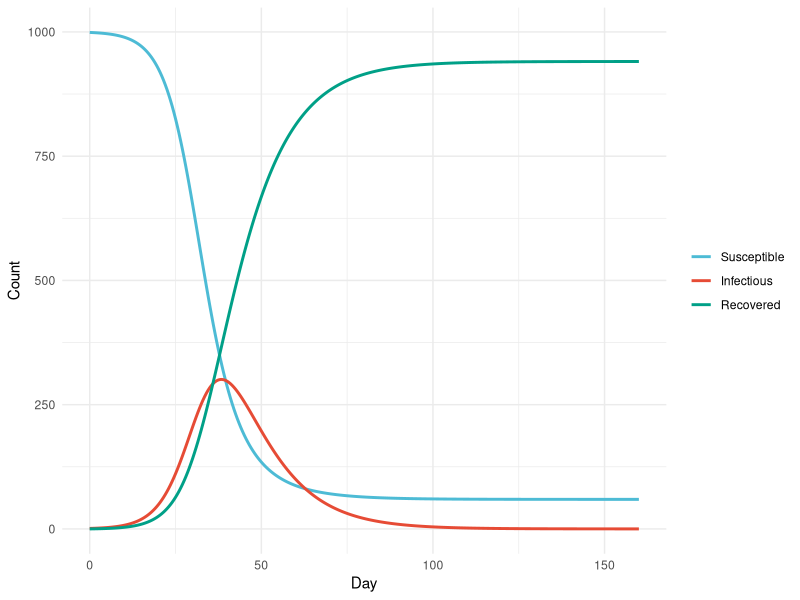
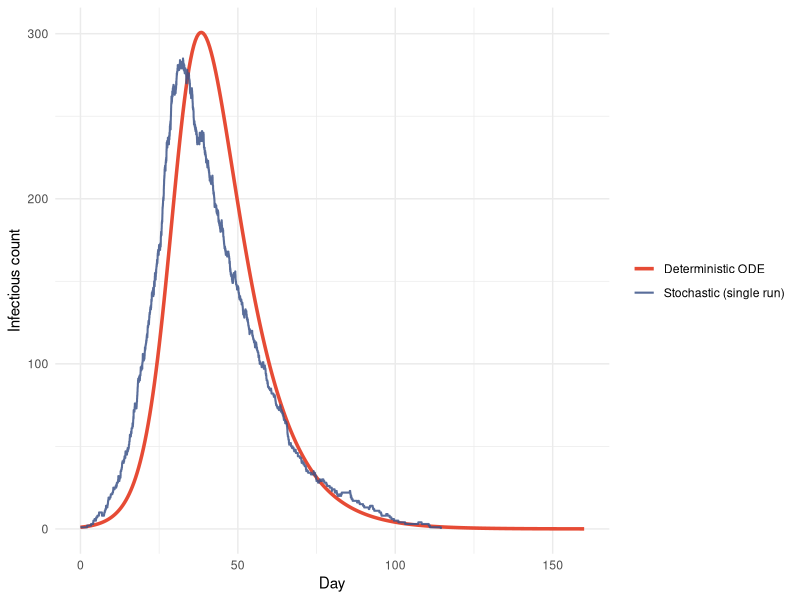
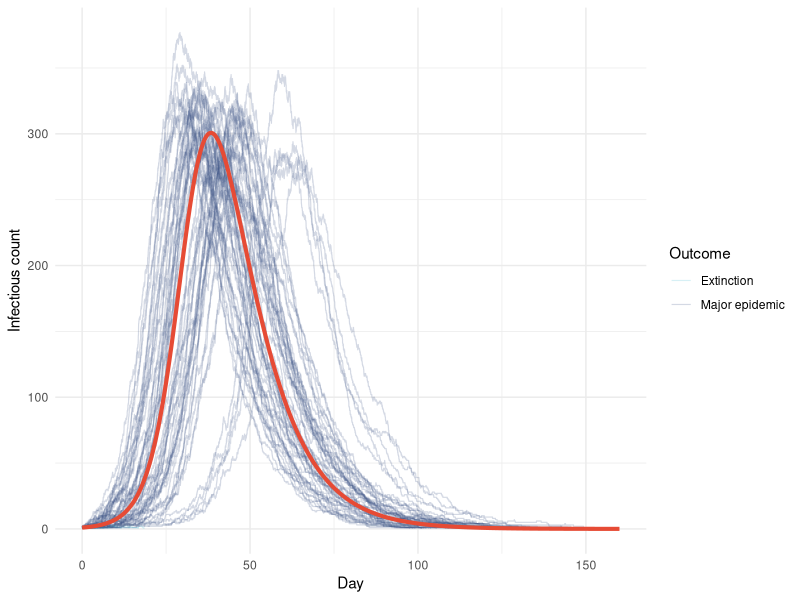
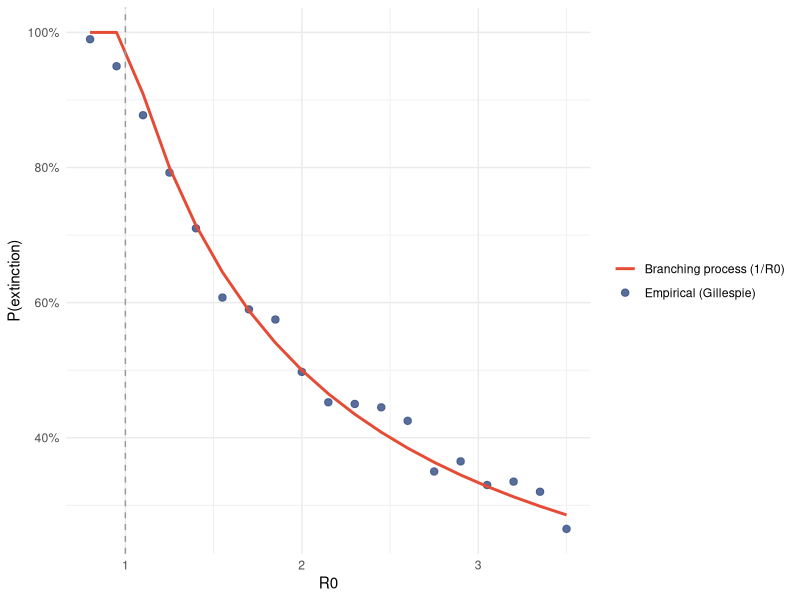
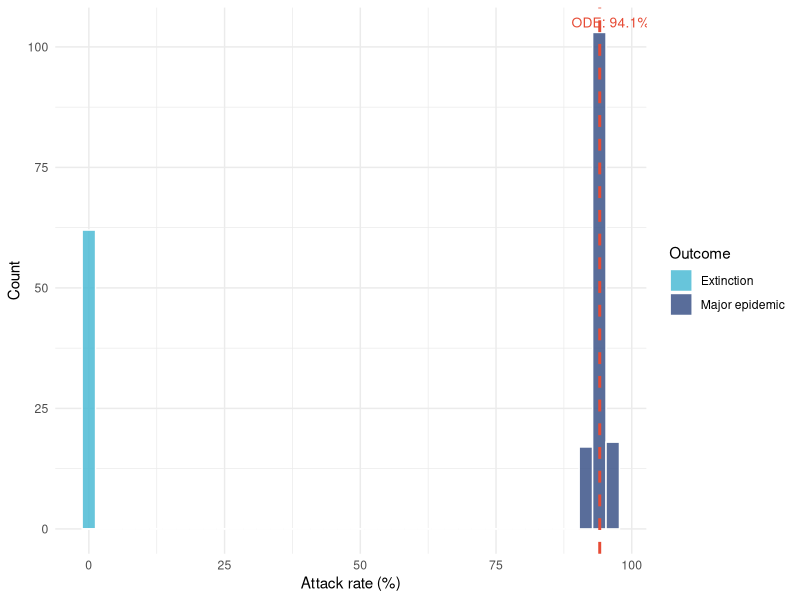
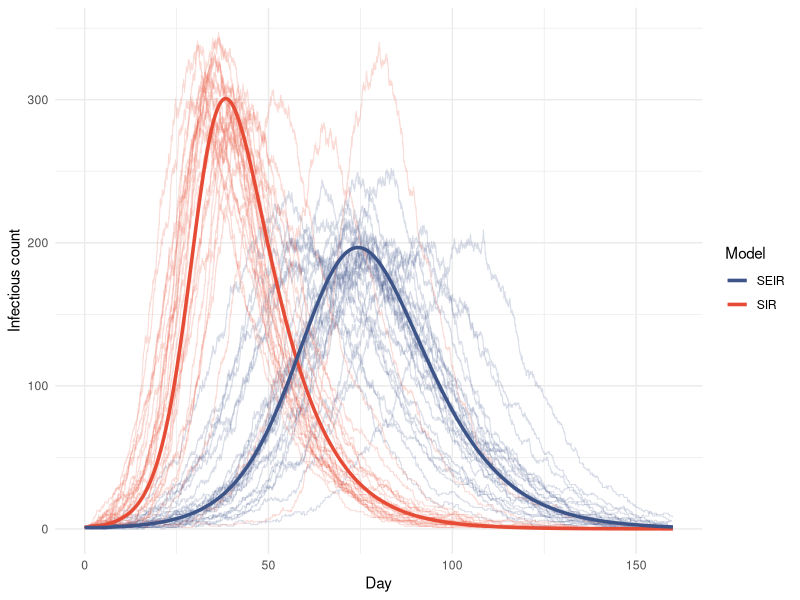
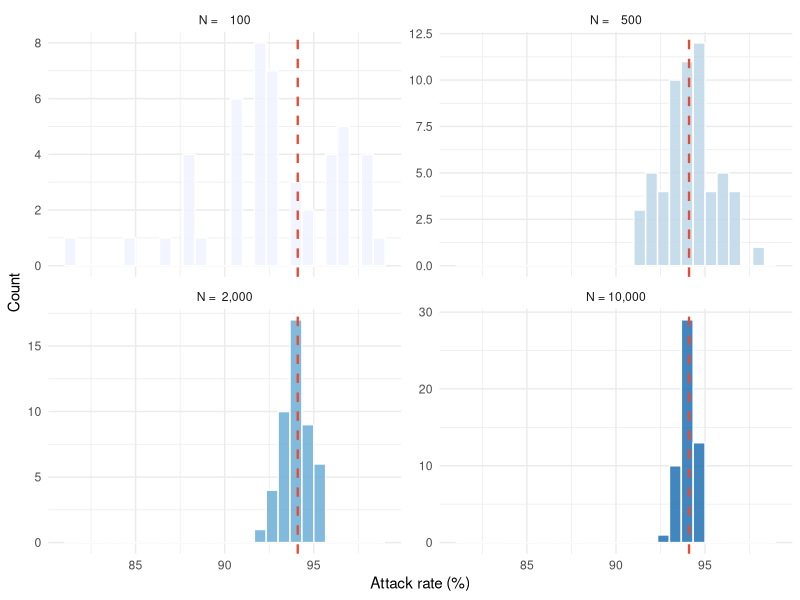

These figures' R source, in order:
## ---- chunk 1
knitr::opts_chunk$set(echo = TRUE, message = FALSE, warning = FALSE)
library(deSolve)
library(tidyverse)
set.seed(711)
## ---- chunk 2
N      <- 1000   # total population
beta   <- 0.3    # transmission rate per contact per day
gamma  <- 0.1    # recovery rate per day
R0     <- beta / gamma
sigma  <- 0.2    # SEIR: rate of E -> I progression
t_end  <- 160    # simulation horizon in days

cat("R0 =", R0, "\n")
cat("Mean infectious period =", 1/gamma, "days\n")
cat("Herd immunity threshold =", round((1 - 1/R0)*100, 1), "%\n")
## ---- chunk 3
sir_ode <- function(t, state, parms) {
  S <- state["S"]; I <- state["I"]; R <- state["R"]
  b <- parms["beta"]; g <- parms["gamma"]
  list(c(
    -b * S * I / N,
     b * S * I / N - g * I,
     g * I
  ))
}

init_ode  <- c(S = N - 1, I = 1, R = 0)
times     <- seq(0, t_end, by = 0.5)
ode_out   <- as.data.frame(
  ode(y = init_ode, times = times,
      func = sir_ode, parms = c(beta = beta, gamma = gamma))
)

peak_I_ode  <- max(ode_out$I)
peak_t_ode  <- ode_out$time[which.max(ode_out$I)]
final_R_ode <- tail(ode_out$R, 1)
attack_rate <- round(final_R_ode / N * 100, 1)
## ---- chunk 4
ode_out %>%
  pivot_longer(c(S, I, R), names_to = "compartment", values_to = "count") %>%
  mutate(compartment = factor(compartment, levels = c("S","I","R"))) %>%
  ggplot(aes(x = time, y = count, color = compartment)) +
  geom_line(linewidth = 1) +
  scale_color_manual(
    values = c(S = "#4DBBD5", I = "#E64B35", R = "#00A087"),
    labels = c(S = "Susceptible", I = "Infectious", R = "Recovered")) +
  labs(x = "Day", y = "Count", color = NULL) +
  theme_minimal()
## ---- chunk 5
gillespie_sir <- function(N, beta, gamma, I0 = 1, t_end = 160) {
  S <- N - I0; I <- I0; R <- 0L
  t <- 0.0
  max_steps <- 60000
  out <- matrix(NA_real_, nrow = max_steps, ncol = 4)
  out[1, ] <- c(t, S, I, R)
  step <- 1L

  while (t < t_end && I > 0 && step < max_steps) {
    r_inf <- beta * S * I / N
    r_rec <- gamma * I
    r_tot <- r_inf + r_rec
    if (r_tot == 0) break
    t    <- t + rexp(1, rate = r_tot)
    if (t > t_end) break
    if (runif(1) < r_inf / r_tot) {
      S <- S - 1L; I <- I + 1L
    } else {
      I <- I - 1L; R <- R + 1L
    }
    step <- step + 1L
    out[step, ] <- c(t, S, I, R)
  }
  df <- as.data.frame(out[seq_len(step), ])
  setNames(df, c("time","S","I","R"))
}

single_run <- gillespie_sir(N, beta, gamma)
## ---- chunk 6
ggplot() +
  geom_line(data = ode_out,
            aes(x = time, y = I, color = "Deterministic ODE"),
            linewidth = 1.2) +
  geom_step(data = single_run,
            aes(x = time, y = I, color = "Stochastic (single run)"),
            linewidth = 0.7, alpha = 0.85) +
  scale_color_manual(values = c(
    "Deterministic ODE"       = "#E64B35",
    "Stochastic (single run)" = "#3C5488")) +
  labs(x = "Day", y = "Infectious count", color = NULL) +
  theme_minimal()
## ---- chunk 7
n_reps <- 200

ensemble <- map(seq_len(n_reps), function(i) {
  run     <- gillespie_sir(N, beta, gamma)
  run$rep <- i
  run
}) |> list_rbind()

final_sizes <- ensemble %>%
  group_by(rep) %>%
  summarise(final_R = max(R), .groups = "drop") %>%
  mutate(outcome = if_else(final_R < 0.1 * N, "Extinction", "Major epidemic"))

n_extinct      <- sum(final_sizes$outcome == "Extinction")
n_major        <- n_reps - n_extinct
extinction_pct <- n_extinct / n_reps * 100
## ---- chunk 8
plot_reps <- sample(unique(ensemble$rep), 80)

ensemble %>%
  filter(rep %in% plot_reps) %>%
  left_join(dplyr::select(final_sizes, rep, outcome), by = "rep") %>%
  ggplot(aes(x = time, y = I, group = rep, color = outcome)) +
  geom_step(alpha = 0.22, linewidth = 0.4) +
  geom_line(data = ode_out,
            aes(x = time, y = I),
            color = "#E64B35", linewidth = 1.4, inherit.aes = FALSE) +
  scale_color_manual(values = c(
    "Extinction"     = "#4DBBD5",
    "Major epidemic" = "#3C5488")) +
  labs(x = "Day", y = "Infectious count", color = "Outcome") +
  theme_minimal()
## ---- chunk 9
major_peaks <- ensemble %>%
  left_join(dplyr::select(final_sizes, rep, outcome), by = "rep") %>%
  filter(outcome == "Major epidemic") %>%
  group_by(rep) %>%
  summarise(peak_I = max(I), peak_t = time[which.max(I)], .groups = "drop")

peak_I_med <- median(major_peaks$peak_I)
peak_t_med <- median(major_peaks$peak_t)
## ---- chunk 10
R0_vals   <- seq(0.8, 3.5, by = 0.15)
n_ext_rep <- 400

ext_results <- map(R0_vals, function(r0) {
  b <- r0 * gamma
  outcomes <- map_int(seq_len(n_ext_rep), function(i) {
    run <- gillespie_sir(N = N, beta = b, gamma = gamma, I0 = 1, t_end = 300)
    as.integer(max(run$R) < 0.05 * N)
  })
  tibble(
    R0           = r0,
    p_extinction = mean(outcomes),
    p_ext_approx = if_else(r0 > 1, 1/r0, 1.0)
  )
}) |> list_rbind()
## ---- chunk 11
ext_results %>%
  ggplot(aes(x = R0)) +
  geom_point(aes(y = p_extinction, color = "Empirical (Gillespie)"),
             size = 2.2, alpha = 0.85) +
  geom_line(aes(y = p_ext_approx, color = "Branching process (1/R0)"),
            linewidth = 1) +
  geom_vline(xintercept = 1, linetype = "dashed", color = "grey60") +
  scale_color_manual(values = c(
    "Empirical (Gillespie)"   = "#3C5488",
    "Branching process (1/R0)" = "#E64B35")) +
  scale_y_continuous(labels = scales::percent_format()) +
  labs(x = "R0", y = "P(extinction)", color = NULL) +
  theme_minimal()
## ---- chunk 12
ext_at_main_r0 <- ext_results %>%
  filter(abs(R0 - 3.0) < 0.01) %>%
  slice(1) %>%
  pull(p_extinction)

ext_r0_15 <- ext_results %>%
  filter(abs(R0 - 1.5) < 0.1) %>%
  slice(1) %>%
  pull(p_extinction)
## ---- chunk 13
final_size_df <- final_sizes %>%
  mutate(attack_pct = final_R / N * 100)

median_major_ar <- final_size_df %>%
  filter(outcome == "Major epidemic") %>%
  pull(attack_pct) %>%
  median()
## ---- chunk 14
ggplot(final_size_df, aes(x = attack_pct, fill = outcome)) +
  geom_histogram(bins = 40, color = "white", alpha = 0.85) +
  geom_vline(xintercept = attack_rate, linetype = "dashed",
             color = "#E64B35", linewidth = 1) +
  annotate("text", x = attack_rate + 2, y = Inf, vjust = 2,
           label = paste0("ODE: ", attack_rate, "%"),
           color = "#E64B35", size = 3.5) +
  scale_fill_manual(values = c(
    "Extinction"     = "#4DBBD5",
    "Major epidemic" = "#3C5488")) +
  labs(x = "Attack rate (%)", y = "Count", fill = "Outcome") +
  theme_minimal()
## ---- chunk 15
gillespie_seir <- function(N, beta, sigma, gamma, I0 = 1, t_end = 160) {
  S <- N - I0; E <- 0L; I <- I0; R <- 0L
  t <- 0.0
  max_steps <- 80000
  out <- matrix(NA_real_, nrow = max_steps, ncol = 5)
  out[1, ] <- c(t, S, E, I, R)
  step <- 1L

  while (t < t_end && (I > 0 || E > 0) && step < max_steps) {
    r_exp <- beta * S * I / N
    r_inf <- sigma * E
    r_rec <- gamma * I
    r_tot <- r_exp + r_inf + r_rec
    if (r_tot == 0) break
    t <- t + rexp(1, rate = r_tot)
    if (t > t_end) break
    u <- runif(1)
    if (u < r_exp / r_tot) {
      S <- S - 1L; E <- E + 1L
    } else if (u < (r_exp + r_inf) / r_tot) {
      E <- E - 1L; I <- I + 1L
    } else {
      I <- I - 1L; R <- R + 1L
    }
    step <- step + 1L
    out[step, ] <- c(t, S, E, I, R)
  }
  df <- as.data.frame(out[seq_len(step), ])
  setNames(df, c("time","S","E","I","R"))
}
## ---- chunk 16
seir_ode <- function(t, state, parms) {
  S <- state["S"]; E <- state["E"]
  I <- state["I"]; R <- state["R"]
  b <- parms["beta"]; s <- parms["sigma"]; g <- parms["gamma"]
  list(c(
    -b*S*I/N,
     b*S*I/N - s*E,
     s*E - g*I,
     g*I
  ))
}

ode_seir <- as.data.frame(ode(
  y     = c(S = N-1, E = 0, I = 1, R = 0),
  times = times,
  func  = seir_ode,
  parms = c(beta = beta, sigma = sigma, gamma = gamma)
))

peak_I_seir_ode <- max(ode_seir$I)
peak_t_seir_ode <- ode_seir$time[which.max(ode_seir$I)]
## ---- chunk 17
n_seir <- 150

seir_ensemble <- map(seq_len(n_seir), function(i) {
  run     <- gillespie_seir(N, beta, sigma, gamma)
  run$rep <- i
  run
}) |> list_rbind()

seir_final <- seir_ensemble %>%
  group_by(rep) %>%
  summarise(final_R = max(R), .groups = "drop") %>%
  mutate(outcome = if_else(final_R < 0.1*N, "Extinction", "Major epidemic"))

seir_ext_pct <- mean(seir_final$outcome == "Extinction") * 100
## ---- chunk 18
sir_sample <- ensemble %>%
  left_join(dplyr::select(final_sizes, rep, outcome), by = "rep") %>%
  filter(outcome == "Major epidemic",
         rep %in% sample(unique(.$rep), 40)) %>%
  mutate(model = "SIR")

seir_sample <- seir_ensemble %>%
  left_join(dplyr::select(seir_final, rep, outcome), by = "rep") %>%
  filter(outcome == "Major epidemic",
         rep %in% sample(unique(.$rep), 40)) %>%
  mutate(model = "SEIR")

bind_rows(sir_sample, seir_sample) %>%
  ggplot(aes(x = time, y = I,
             group = interaction(rep, model), color = model)) +
  geom_step(alpha = 0.2, linewidth = 0.35) +
  geom_line(data = mutate(ode_out, model = "SIR"),
            aes(x = time, y = I, color = model),
            linewidth = 1.2, inherit.aes = FALSE) +
  geom_line(data = mutate(ode_seir, model = "SEIR"),
            aes(x = time, y = I, color = model),
            linewidth = 1.2, inherit.aes = FALSE) +
  scale_color_manual(values = c("SIR" = "#E64B35", "SEIR" = "#3C5488")) +
  labs(x = "Day", y = "Infectious count", color = "Model") +
  theme_minimal()
## ---- chunk 19
N_vals    <- c(100, 500, 2000, 10000)
n_cv_reps <- 80

conv_results <- map(N_vals, function(n) {
  map(seq_len(n_cv_reps), function(i) {
    run <- gillespie_sir(N = n, beta = beta, gamma = gamma, I0 = 1)
    tibble(
      N_val    = n,
      final_R  = max(run$R),
      is_major = max(run$R) >= 0.1 * n
    )
  }) |> list_rbind()
}) |> list_rbind()

conv_summary <- conv_results %>%
  filter(is_major) %>%
  group_by(N_val) %>%
  summarise(
    sd_attack = round(sd(final_R / N_val) * 100, 2),
    .groups   = "drop"
  )
## ---- chunk 20
conv_results %>%
  filter(is_major) %>%
  mutate(
    attack_pct = final_R / N_val * 100,
    N_label    = factor(paste0("N = ", format(N_val, big.mark=",")),
                        levels = paste0("N = ", format(N_vals, big.mark=",")))
  ) %>%
  ggplot(aes(x = attack_pct, fill = N_label)) +
  geom_histogram(bins = 28, color = "white", alpha = 0.85) +
  geom_vline(xintercept = attack_rate, linetype = "dashed",
             color = "#E64B35", linewidth = 0.8) +
  facet_wrap(~N_label, scales = "free_y") +
  scale_fill_brewer(palette = "Blues") +
  labs(x = "Attack rate (%)", y = "Count") +
  theme_minimal() +
  theme(legend.position = "none")
